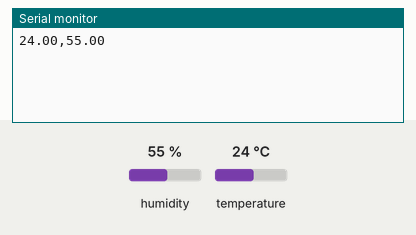
This sketch was run on a simulated Arduino Uno, built with avr-gcc and run on an emulated ATmega328P. On the bench: the last lines printed to the serial monitor. The test bench sets the inputs (shaded band); at power-on: humidity 55 %, temperature 24 °C.

Above: at 18.0 s.
18.1 s: humidity set to 22 %
At 20.8 s:
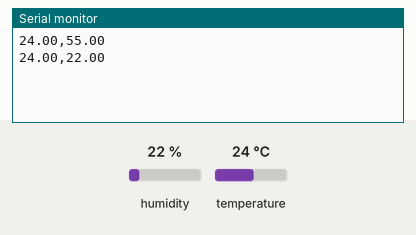
33.1 s: temperature set to 12 °C
At 40.5 s:
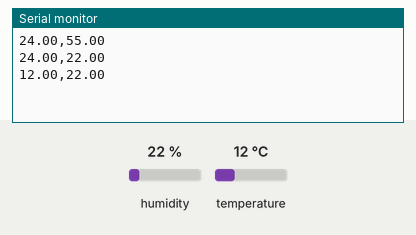
48.1 s: humidity set to 40 %
At 61.5 s:
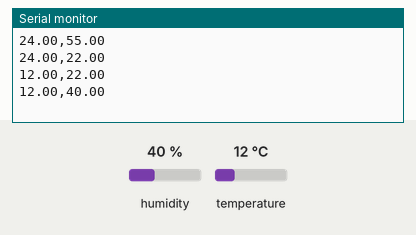
Timing chart, 0 to 63.0 s (numbered marks = the images above; inputs shaded):
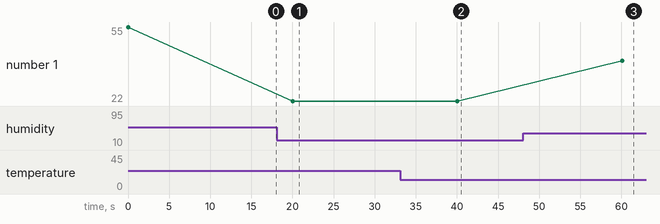

The sketch:

DHT11_arduino.ino
```cpp
#include "DHT.h"

#define DHTPIN 2      // Pin where the sensor is connected
#define DHTTYPE DHT11 // Sensor type

DHT dht(DHTPIN, DHTTYPE);

void setup() {
  Serial.begin(9600); // Serial to ESP8266
  dht.begin();        // Start the DHT sensor
}

void loop() {
  float humidity = dht.readHumidity();           // Read humidity
  float temperatureC = dht.readTemperature();    // Temperature in Celsius

  if (isnan(humidity) || isnan(temperatureC)) {
    Serial.println("Error reading from DHT sensor!");
    return;
  }

  // Send temp and humidity in format: temp,hum
  Serial.print(temperatureC);
  Serial.print(",");
  Serial.println(humidity);  // Adds newline \n automatically

  delay(20000); // Match ThingSpeak interval in ESP8266
}
```

Measured:
- after the input at 18.1 s, the serial monitor: prints a new line after 1.9 s (image 1)
- after the input at 33.1 s, the serial monitor: prints a new line after 7.0 s (image 2)
- after the input at 48.1 s, the serial monitor: prints a new line after 12.0 s (image 3)
- plotted number 1: 55 → 22 after the input at 18.1 s, 22 → 40 after the input at 48.1 s
